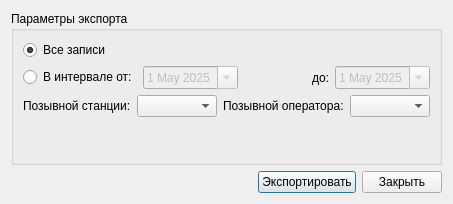
<?xml version="1.0" encoding="UTF-8"?>
<ui version="4.0">
 <class>ExportADIF</class>
 <widget class="QDialog" name="ExportADIF">
  <property name="geometry">
   <rect>
    <x>0</x>
    <y>0</y>
    <width>447</width>
    <height>204</height>
   </rect>
  </property>
  <property name="windowTitle">
   <string>Экспорт связей в ADIF</string>
  </property>
  <layout class="QVBoxLayout" name="verticalLayout_2">
   <item>
    <widget class="QGroupBox" name="groupBox">
     <property name="title">
      <string>Параметры экспорта</string>
     </property>
     <layout class="QVBoxLayout" name="verticalLayout">
      <item>
       <widget class="QRadioButton" name="AllRadioButton">
        <property name="text">
         <string>Все записи</string>
        </property>
        <property name="checked">
         <bool>true</bool>
        </property>
        <attribute name="buttonGroup">
         <string notr="true">buttonGroup</string>
        </attribute>
       </widget>
      </item>
      <item>
       <layout class="QHBoxLayout" name="horizontalLayout_2">
        <item>
         <widget class="QRadioButton" name="BetweenRadioButton">
          <property name="text">
           <string>В интервале от:</string>
          </property>
          <attribute name="buttonGroup">
           <string notr="true">buttonGroup</string>
          </attribute>
         </widget>
        </item>
        <item>
         <widget class="QDateEdit" name="FromDateEdit">
          <property name="enabled">
           <bool>false</bool>
          </property>
          <property name="dateTime">
           <datetime>
            <hour>0</hour>
            <minute>0</minute>
            <second>0</second>
            <year>2025</year>
            <month>5</month>
            <day>1</day>
           </datetime>
          </property>
          <property name="calendarPopup">
           <bool>true</bool>
          </property>
         </widget>
        </item>
        <item alignment="Qt::AlignRight">
         <widget class="QLabel" name="label">
          <property name="text">
           <string>до:</string>
          </property>
         </widget>
        </item>
        <item>
         <widget class="QDateEdit" name="ToDateEdit">
          <property name="enabled">
           <bool>false</bool>
          </property>
          <property name="dateTime">
           <datetime>
            <hour>0</hour>
            <minute>0</minute>
            <second>0</second>
            <year>2025</year>
            <month>5</month>
            <day>1</day>
           </datetime>
          </property>
          <property name="calendarPopup">
           <bool>true</bool>
          </property>
         </widget>
        </item>
       </layout>
      </item>
      <item>
       <layout class="QHBoxLayout" name="horizontalLayout">
        <item>
         <widget class="QLabel" name="label_3">
          <property name="text">
           <string>Позывной станции:</string>
          </property>
         </widget>
        </item>
        <item>
         <widget class="QComboBox" name="StationComboBox">
          <property name="minimumSize">
           <size>
            <width>80</width>
            <height>0</height>
           </size>
          </property>
         </widget>
        </item>
        <item>
         <widget class="QLabel" name="label_4">
          <property name="text">
           <string>Позывной оператора:</string>
          </property>
         </widget>
        </item>
        <item>
         <widget class="QComboBox" name="OperatorComboBox">
          <property name="minimumSize">
           <size>
            <width>80</width>
            <height>0</height>
           </size>
          </property>
         </widget>
        </item>
       </layout>
      </item>
      <item>
       <spacer name="verticalSpacer">
        <property name="orientation">
         <enum>Qt::Vertical</enum>
        </property>
        <property name="sizeHint" stdset="0">
         <size>
          <width>20</width>
          <height>40</height>
         </size>
        </property>
       </spacer>
      </item>
     </layout>
    </widget>
   </item>
   <item>
    <layout class="QHBoxLayout" name="horizontalLayout_3">
     <item>
      <spacer name="horizontalSpacer">
       <property name="orientation">
        <enum>Qt::Horizontal</enum>
       </property>
       <property name="sizeHint" stdset="0">
        <size>
         <width>40</width>
         <height>20</height>
        </size>
       </property>
      </spacer>
     </item>
     <item>
      <widget class="QPushButton" name="ExportButton">
       <property name="text">
        <string>Экспортировать</string>
       </property>
      </widget>
     </item>
     <item>
      <widget class="QPushButton" name="pushButton">
       <property name="text">
        <string>Закрыть</string>
       </property>
      </widget>
     </item>
    </layout>
   </item>
  </layout>
 </widget>
 <tabstops>
  <tabstop>AllRadioButton</tabstop>
  <tabstop>BetweenRadioButton</tabstop>
  <tabstop>FromDateEdit</tabstop>
  <tabstop>ToDateEdit</tabstop>
  <tabstop>StationComboBox</tabstop>
  <tabstop>OperatorComboBox</tabstop>
  <tabstop>ExportButton</tabstop>
  <tabstop>pushButton</tabstop>
 </tabstops>
 <resources/>
 <connections/>
 <buttongroups>
  <buttongroup name="buttonGroup"/>
 </buttongroups>
</ui>
